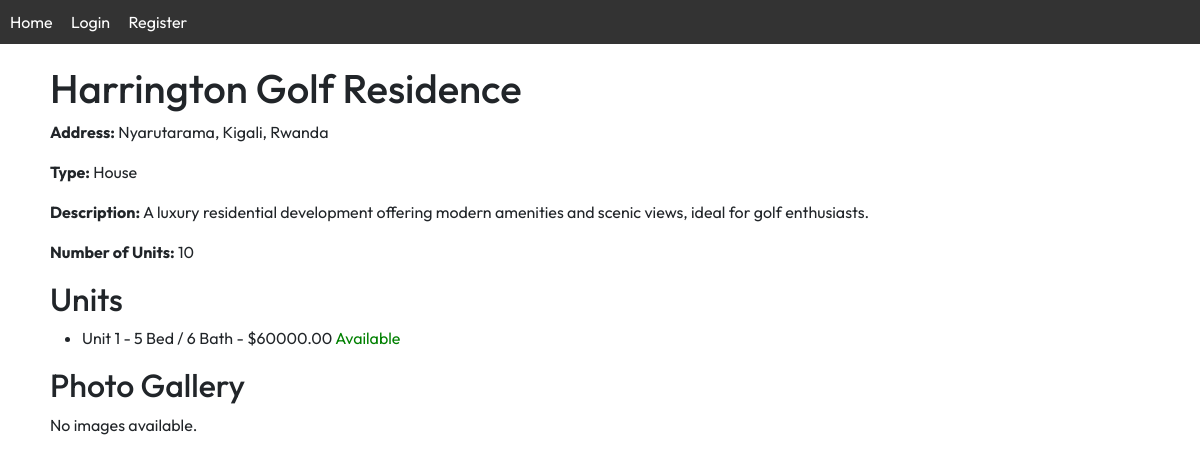
Page /properties/25/ on the committed database.
### property_app/models.py (models this page shows, shortened)
class Property(models.Model):
    PROPERTY_TYPES = [
        ('Apartment', 'Apartment'),
        ('House', 'House'),
        ('Commercial', 'Commercial'),
    ]
    name = models.CharField(max_length=255)
    address = models.CharField(max_length=255)
    property_type = models.CharField(max_length=50, choices=PROPERTY_TYPES)
    description = models.TextField()
    number_of_units = models.IntegerField()
    owner = models.ForeignKey(User, on_delete=models.CASCADE, related_name='properties', default=1)

class Unit(models.Model):
    property = models.ForeignKey(Property, related_name='units', on_delete=models.CASCADE)
    unit_number = models.CharField(max_length=10)
    bedrooms = models.IntegerField()
    bathrooms = models.IntegerField()
    rent = models.DecimalField(max_digits=10, decimal_places=2)
    is_available = models.BooleanField(default=True)

### property_app/views.py (the view, shortened to what this page needs)
class PropertyDetailView(DetailView):
    model = Property
    template_name = 'property_app/property_detail.html'
    context_object_name = 'property'
    def get_context_data(self, **kwargs):
        context = super().get_context_data(**kwargs)
        context['image_form'] = PropertyImageForm()
        return context

### templates/property_app/property_detail.html (shortened to what this page needs)
{% extends "base.html" %}
{% block content %}
  <h1>{{ property.name }}</h1>
  <p><strong>Address:</strong> {{ property.address }}</p>
  <p><strong>Type:</strong> {{ property.property_type }}</p>
  <p><strong>Description:</strong> {{ property.description }}</p>
  <p><strong>Number of Units:</strong> {{ property.number_of_units }}</p>
  <h2>Units</h2>
  <ul>
    {% for unit in property.units.all %}
      <li>
        Unit {{ unit.unit_number }} - {{ unit.bedrooms }} Bed / {{ unit.bathrooms }} Bath - ${{ unit.rent }}
        {% if unit.is_available %}
          <span style="color: green;">Available</span>
        {% else %}
          <span style="color: red;">Occupied</span>
        {% endif %}
      </li>
    {% empty %}
      <li>No units available.</li>
    {% endfor %}
  </ul>
  <h2>Photo Gallery</h2>
  <div class="photo-gallery">
    {% for image in property.images.all %}
      <img src="{{ image.image.url }}" alt="Image for {{ property.name }}" style="width:200px; height:auto; margin:10px;">
    {% empty %}
      <p>No images available.</p>
    {% endfor %}
  </div>
{% endblock %}

### static/css/styles.css (style rules this page uses)
body { font-family: 'Outfit', sans-serif; margin: 0; padding: 0; }

### rows in the picture
Property: name "Harrington Golf Residence", address "Nyarutarama, Kigali, Rwanda", property_type "House", description "A luxury residential development offering modern amenities and scenic views, ideal for golf enthusiasts.", number_of_units "10"
Unit: unit_number "1", bedrooms "5", bathrooms "6", rent "60000.00", is_available "Available"
